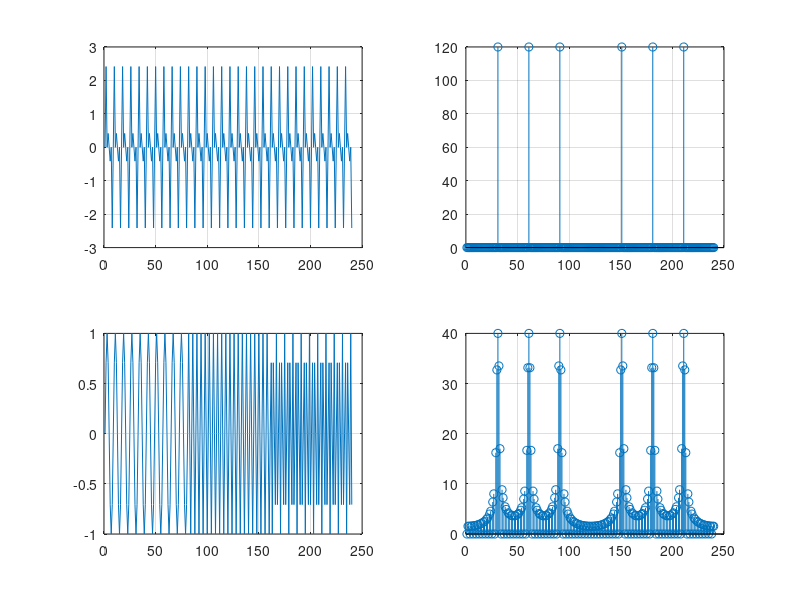

Recreate this plot in MATLAB.
clear, clc, close all

fs = 80;
ts = 0: 1/fs : 3-1/fs;

f1 = 10;
f2 = 20;
f3 = 30;

x = sin(2*pi*f1*ts)+sin(2*pi*f2*ts)+sin(2*pi*f3*ts);

subplot(2,2,1);
plot(x), grid on;

subplot(2,2,2);
stem(abs(fft(x))), grid on

ts1 = 0: 1/fs : 1-1/fs;
ts2 = 1: 1/fs : 2-1/fs;
ts3 = 2: 1/fs : 3-1/fs;

l1 = length(ts1);
l2 = length(ts2);
l3 = length(ts3);

x1(1:l1) = sin(2*pi*f1*ts1);
x1(l1+1:l1+l2) = sin(2*pi*f2*ts2);
x1(l1+l2+1:l1+l2+l3) = sin(2*pi*f3*ts3);

subplot(2,2,3)
plot(x1), grid on

subplot(2,2,4)
stem(abs(fft(x1))), grid on
